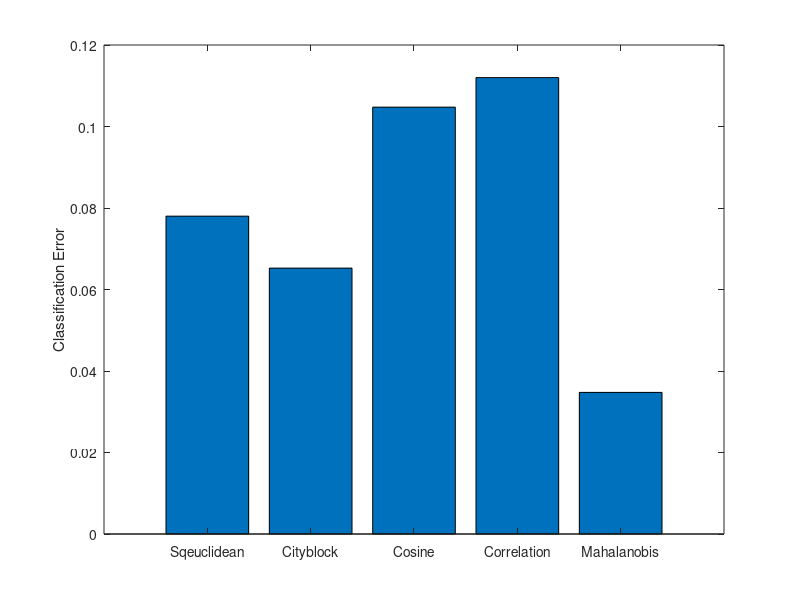
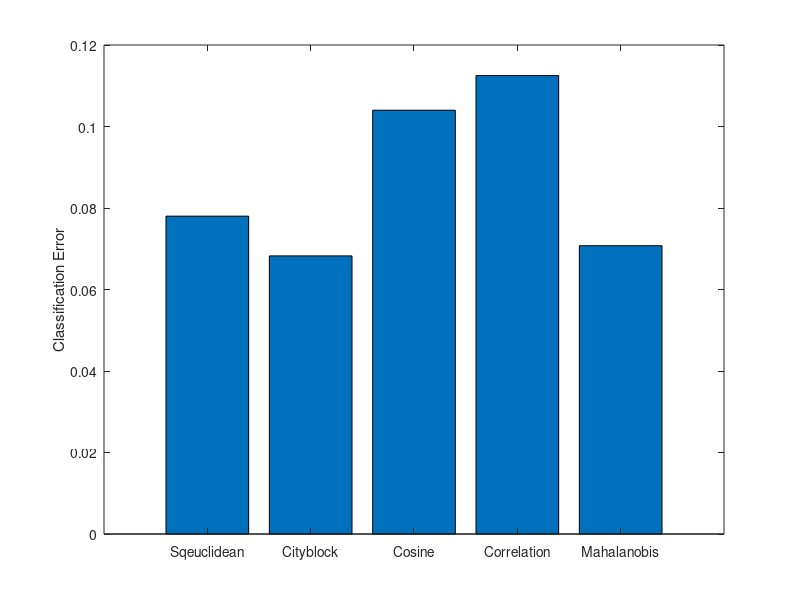
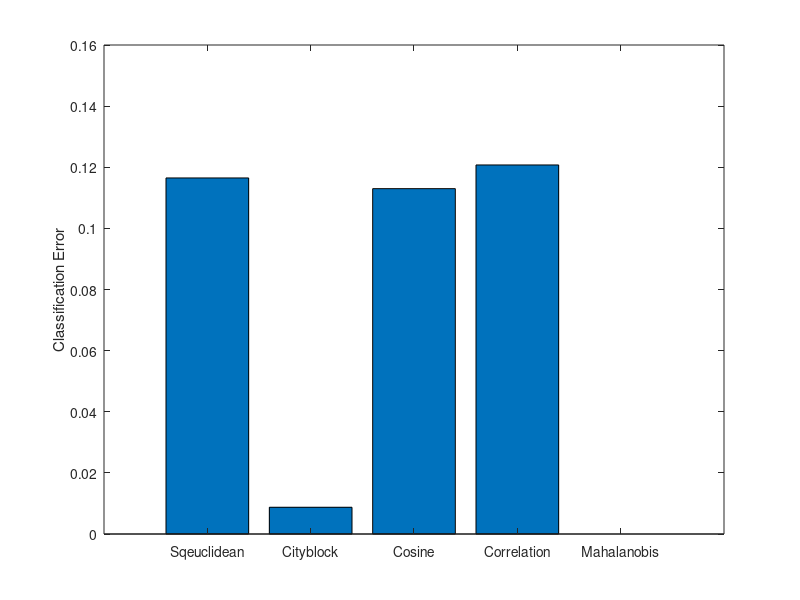
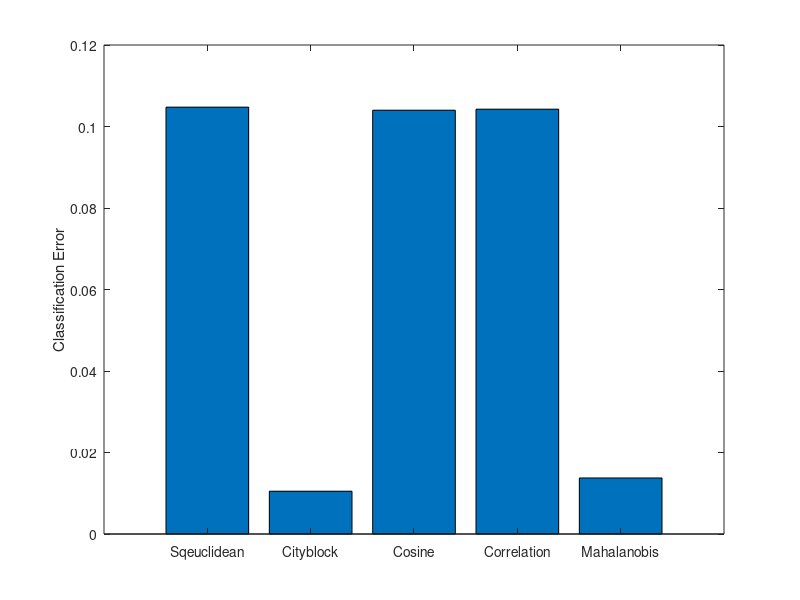

Write MATLAB code to recreate these figures, in order.
function plotNNErrorRate
sqErrorMatrix = [0.078,0.06525,0.10475,0.112,0.03475];
cityErrorMatrix = [0.078,0.06825,0.104,0.1125,0.07075];
cosErrorMatrix = [0.1165,0.00875,0.113,0.12075,0];
corrErrorMatrix = [0.10475,0.0105,0.104,0.10425,0.01375];
%xLabel = ['Sqeuclidean','Cityblock','Cosine','Correlation','Mahalanobis'];
xLabel{1} = 'Sqeuclidean';
xLabel{2} = 'Cityblock';
xLabel{3} = 'Cosine';
xLabel{4} = 'Correlation';
xLabel{5} = 'Mahalanobis';

figure;
bar(sqErrorMatrix')
set(gca,'xticklabel', xLabel); 
ylabel('Classification Error');

figure;
bar(cityErrorMatrix')
set(gca,'xticklabel', xLabel); 
ylabel('Classification Error');

figure;
bar(cosErrorMatrix')
set(gca,'xticklabel', xLabel); 
ylabel('Classification Error');

figure;
bar(corrErrorMatrix')
set(gca,'xticklabel', xLabel); 
ylabel('Classification Error');
end
